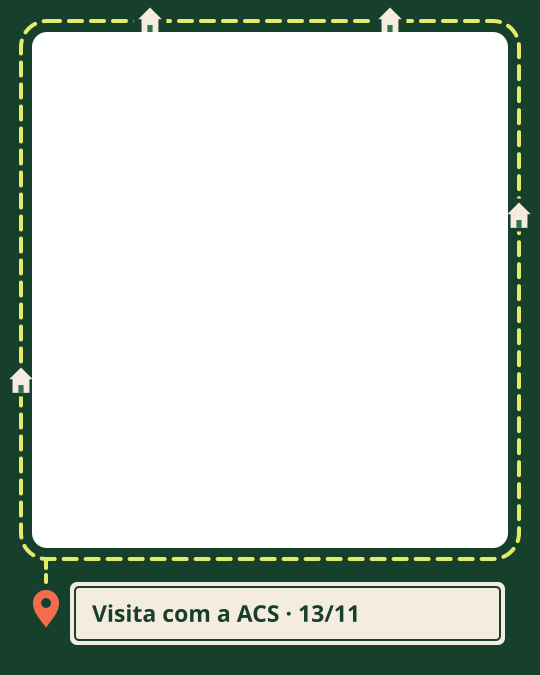
#> input picture preseme/molduras/out/exemplos/1-vivencia-feed-moldura-e-texto.png, 1080 x 1350 px (shown at 1/2 size)
$ python molduras.py ../../midia/2026-11-13-preventivo-teste-hpv/capa.jpg
#> lines starting #> are read from the running program, lines starting #| are printed output that depends on the picture; after the words box and inside, x2 and y2 are one past the last pixel; in counts of white or black regions, pixels touching at a corner belong together
#!/usr/bin/env python3
"""PRESEME · molduras para fotos (Frente D, noite de 15 para 16/11/2026).

Seis molduras para quem posta fotos no @iescufrr (pedido dele de 13/11, ficha seção 1, Molduras):
3 ocasiões (vivência na UBS, atividade na faculdade, evento ou ação de saúde) x 2 formatos
(feed 1080 x 1350 e story 1080 x 1920), nas seis cores da paleta, sem o nome do perfil e sem brasão.

O que sai, em <saida> (padrão: ./out):
  png/<id>.png            a moldura, com a janela da foto transparente e sem texto
  png/<id>-lembrete.png   camada separada: só a nota do lembrete (o resto é transparente)
  pdf/<id>.pdf            moldura + linha de texto + lembrete, em vetor (teste de importação no Canva)
  exemplos/<id>-exemplo.jpg  a moldura sobre a foto de exemplo, com o texto de exemplo
  molduras-folha*.jpg     a folha de prévia (as seis numa imagem)
  molduras-camadas.jpg    as três camadas de um modelo, lado a lado
  canva-camadas.json      posição e tamanho de cada camada, para montar no Canva

Uso:  python3 -I molduras.py [--saida PASTA] [--folha NOME.jpg]
A conferência roda sozinha no fim e diz "0 problemas" ou lista cada um.
"""
import json
import math
import os
import re
import subprocess
import sys

import numpy as np
from PIL import Image, ImageDraw, ImageFilter, ImageFont

# ---------------------------------------------------------------- paleta e letras
P = {
    'floresta': '#17402C', 'papel': '#F4EDDF', 'marca': '#E4EB6C', 'coral': '#F16D4D',
    'salvia': '#B5D8C0', 'folha': '#30724E', 'noite': '#072618',
}
PALETA = {v.upper() for v in P.values()}
NOME_COR = {v.upper(): k for k, v in P.items()}

FONTES = os.path.expanduser('~/.fonts')
ARQ_FONTE = {
    'Instrument Sans': os.path.join(FONTES, 'InstrumentSans%5Bwdth,wght%5D.ttf'),
    'Kalam': os.path.join(FONTES, 'Kalam-Bold.ttf'),
    'Kalam Regular': os.path.join(FONTES, 'Kalam-Regular.ttf'),
}

LEMBRETE = 'Lembrete: só com autorização de quem aparece, e nenhum paciente na foto.'
LEMBRETE_2 = 'apague esta nota antes de postar'

# texto em fundo: pares permitidos pela ficha (texto pequeno)
CLAROS = {'papel', 'salvia', 'marca'}
PARES_OK = {(t, f) for t in ('floresta', 'noite') for f in CLAROS} | \
           {(t, 'floresta') for t in ('papel', 'marca', 'salvia')}

# áreas que o Instagram cobre no story (topo e base)
STORY_TOPO, STORY_BASE = 250, 1650


# ---------------------------------------------------------------- geometria
def rot(px, py, cx, cy, ang):
    a = math.radians(ang)
    c, s = math.cos(a), math.sin(a)
    dx, dy = px - cx, py - cy
    return cx + dx * c - dy * s, cy + dx * s + dy * c


def rrect_d(cx, cy, w, h, r, ang=0.0):
    """Retângulo de cantos redondos (girado em volta do centro) como caminho SVG."""
    x0, y0, x1, y1 = cx - w / 2, cy - h / 2, cx + w / 2, cy + h / 2
    passos = [('M', x0 + r, y0), ('L', x1 - r, y0), ('A', x1, y0 + r), ('L', x1, y1 - r),
              ('A', x1 - r, y1), ('L', x0 + r, y1), ('A', x0, y1 - r), ('L', x0, y0 + r),
              ('A', x0 + r, y0)]
    out = []
    for cmd, x, y in passos:
        X, Y = rot(x, y, cx, cy, ang)
        out.append(f'A {r:.2f} {r:.2f} 0 0 1 {X:.2f} {Y:.2f}' if cmd == 'A' else f'{cmd} {X:.2f} {Y:.2f}')
    return ' '.join(out) + ' Z'


def poli_d(pts):
    return 'M ' + ' L '.join(f'{x:.1f} {y:.1f}' for x, y in pts) + ' Z'


def fita_d(cx, cy, L, T, ang, dentes=5):
    """Pedaço de fita adesiva com as pontas picotadas."""
    x0, x1, y0, y1 = cx - L / 2, cx + L / 2, cy - T / 2, cy + T / 2
    pts = [(x0, y0), (x1, y0)]
    n = dentes * 2
    for i in range(1, n):
        pts.append((x1 + (6 if i % 2 else -6), y0 + (y1 - y0) * i / n))
    pts += [(x1, y1), (x0, y1)]
    for i in range(1, n):
        pts.append((x0 + (-6 if i % 2 else 6), y1 - (y1 - y0) * i / n))
    return poli_d([rot(x, y, cx, cy, ang) for x, y in pts])


# [7 lines left out: function estrela_d, not called in this run]


def casa(cx, cy, cor, porta, k=1.0):
    return (f'<path d="M {cx - 18 * k:.1f} {cy - 2 * k:.1f} L {cx:.1f} {cy - 20 * k:.1f} L {cx + 18 * k:.1f} {cy - 2 * k:.1f} Z" fill="{cor}"/>'
            f'<rect x="{cx - 13 * k:.1f}" y="{cy - 3 * k:.1f}" width="{26 * k:.1f}" height="{22 * k:.1f}" fill="{cor}"/>'
            f'<rect x="{cx - 4 * k:.1f}" y="{cy + 7 * k:.1f}" width="{8 * k:.1f}" height="{12 * k:.1f}" fill="{porta}"/>')


def pino(cx, cy, R, cor, miolo):
    tip = cy + 1.9 * R
    d = (f'M {cx:.1f} {tip:.1f} C {cx - 0.45 * R:.1f} {cy + 1.25 * R:.1f} {cx - R:.1f} {cy + 0.75 * R:.1f} '
         f'{cx - R:.1f} {cy:.1f} A {R} {R} 0 1 1 {cx + R:.1f} {cy:.1f} C {cx + R:.1f} {cy + 0.75 * R:.1f} '
         f'{cx + 0.45 * R:.1f} {cy + 1.25 * R:.1f} {cx:.1f} {tip:.1f} Z')
    return f'<path d="{d}" fill="{cor}"/><circle cx="{cx}" cy="{cy}" r="{R * 0.38:.1f}" fill="{miolo}"/>'


# [18 lines left out: function confete, not called in this run]


def borda_janela(j, cor, larg):
    return (f'<path d="{rrect_d(j["cx"], j["cy"], j["w"], j["h"], j["r"], j["ang"])}" fill="none" '
            f'stroke="{cor}" stroke-width="{larg}"/>')


# ---------------------------------------------------------------- os seis modelos
def m_vivencia_feed():
    W, H = 1080, 1350
    j = dict(cx=540, cy=580, w=952, h=1032, r=30, ang=0)
    f = [f'<rect width="{W}" height="{H}" fill="{P["floresta"]}"/>',
         # a rota da visita, tracejada em volta da foto
         f'<path d="{rrect_d(540, 580, 996, 1076, 52)}" fill="none" stroke="{P["marca"]}" stroke-width="8" '
         f'stroke-dasharray="26 18" stroke-linecap="round"/>',
         f'<path d="M 92 1122 V 1176" fill="none" stroke="{P["marca"]}" stroke-width="8" '
         f'stroke-dasharray="14 14" stroke-linecap="round"/>']
    for cx, cy in ((300, 40), (780, 40), (1038, 430), (42, 760)):
        f.append(f'<circle cx="{cx}" cy="{cy}" r="33" fill="{P["floresta"]}"/>')
        f.append(casa(cx, cy + 1, P['papel'], P['folha'], 1.3))
    # placa de rua (o lugar do texto) e o pino de chegada
    f.append(f'<rect x="140" y="1164" width="870" height="126" rx="14" fill="{P["papel"]}"/>')
    f.append(f'<rect x="150" y="1174" width="850" height="106" rx="8" fill="none" stroke="{P["floresta"]}" stroke-width="4"/>')
    f.append(pino(92, 1206, 26, P['coral'], P['floresta']))
    texto = dict(x=184, box=(150, 1174, 1000, 1280), alinhamento='start', fonte='Instrument Sans', peso=600,
                 tam=46, cor='floresta', fundo='papel', exemplo='Visita com a ACS · 13/11')
    return dict(id='1-vivencia-feed', ocasiao='Vivência na UBS', formato='feed', estilo='rota da visita',
                W=W, H=H, janela=j, fundo=''.join(f), frente='', texto=texto)


# [122 lines left out: functions m_vivencia_story, m_faculdade_feed, m_faculdade_story, m_evento_feed, m_evento_story, not called in this run]


MODELOS = [m_vivencia_feed, m_vivencia_story, m_faculdade_feed, m_faculdade_story, m_evento_feed, m_evento_story]


# ---------------------------------------------------------------- letras e medidas
def fonte_pil(nome, peso, tam):
    f = ImageFont.truetype(ARQ_FONTE[nome], tam)
    if nome == 'Instrument Sans':
        f.set_variation_by_axes([100, peso])
    return f


def largura(texto, nome, peso, tam):
    return fonte_pil(nome, peso, tam).getlength(texto)


def quebra(texto, nome, peso, tam, larg):
    linhas, atual = [], ''
    for p in texto.split():
        teste = (atual + ' ' + p).strip()
        if largura(teste, nome, peso, tam) <= larg:
            atual = teste
        else:
            linhas.append(atual)
            atual = p
    if atual:
        linhas.append(atual)
    return linhas


def esc(t):
    return t.replace('&', '&amp;').replace('<', '&lt;').replace('>', '&gt;')


# ---------------------------------------------------------------- camadas em SVG
def svg_abre(W, H):
    return f'<svg xmlns="http://www.w3.org/2000/svg" width="{W}" height="{H}" viewBox="0 0 {W} {H}">'


def svg_moldura(m):
    j = m['janela']
    return (svg_abre(m['W'], m['H'])
            + '<defs><mask id="janela" maskUnits="userSpaceOnUse" x="0" y="0" '
              f'width="{m["W"]}" height="{m["H"]}"><rect width="{m["W"]}" height="{m["H"]}" fill="#FFFFFF"/>'
              f'<path d="{rrect_d(j["cx"], j["cy"], j["w"], j["h"], j["r"], j["ang"])}" fill="#000000"/></mask></defs>'
            + f'<g mask="url(#janela)">{m["fundo"]}</g>{m["frente"]}')


def svg_texto(m, texto=None):
    t = m['texto']
    texto = texto if texto is not None else t['exemplo']
    x0, y0, x1, y1 = t['box']
    base = (y0 + y1) / 2 + t['tam'] * (0.36 if t['fonte'] == 'Instrument Sans' else 0.30)
    familia = 'Kalam' if t['fonte'] == 'Kalam' else 'Instrument Sans'
    return (f'<text x="{t["x"]}" y="{base:.1f}" font-family="{familia}" font-weight="{t["peso"]}" '
            f'font-size="{t["tam"]}" fill="{P[t["cor"]]}" text-anchor="{t["alinhamento"]}">{esc(texto)}</text>')


def nota_lembrete(m):
    """A nota do lembrete: em cima da foto, perto do topo, um pouco torta."""
    j = m['janela']
    larg_txt = 560
    l1 = quebra(LEMBRETE, 'Kalam', 700, 36, larg_txt)
    alt = 40 + len(l1) * 46 + 40 + 30
    w = 640
    cx = j['cx']
    cy = j['cy'] - j['h'] / 2 + 70 + alt / 2
    ang = -2.5
    x0, y0 = cx - w / 2, cy - alt / 2
    partes = [f'<g transform="rotate({ang} {cx:.1f} {cy:.1f})">',
              f'<rect x="{x0 + 8:.1f}" y="{y0 + 10:.1f}" width="{w}" height="{alt:.1f}" rx="6" fill="{P["noite"]}"/>',
              f'<rect x="{x0:.1f}" y="{y0:.1f}" width="{w}" height="{alt:.1f}" rx="6" fill="{P["marca"]}"/>',
              f'<path d="{fita_d(cx, y0 + 2, 150, 40, 3, 4)}" fill="{P["salvia"]}"/>']
    y = y0 + 40 + 36
    for linha in l1:
        partes.append(f'<text x="{x0 + 40:.1f}" y="{y:.1f}" font-family="Kalam" font-weight="700" '
                      f'font-size="36" fill="{P["noite"]}">{esc(linha)}</text>')
        y += 46
    partes.append(f'<text x="{x0 + 40:.1f}" y="{y + 18:.1f}" font-family="Kalam" font-weight="400" '
                  f'font-size="28" fill="{P["noite"]}">{esc(LEMBRETE_2)}</text>')
    partes.append('</g>')
    caixa = (x0 - 12, y0 - 24, x0 + w + 20, y0 + alt + 24)
    return ''.join(partes), l1, caixa


def roda(cmd):
    r = subprocess.run(cmd, capture_output=True, text=True)
    if r.returncode != 0:
        sys.exit(f'falhou: {" ".join(cmd)}\n{r.stderr}')


def svg_para(svg, destino, fmt='png'):
    tmp = destino + '.svg'
    with open(tmp, 'w', encoding='utf-8') as fh:
        fh.write(svg)
    roda(['rsvg-convert', '-f', fmt, tmp, '-o', destino])
    os.remove(tmp)


# ---------------------------------------------------------------- foto de exemplo (paisagem feita por código, sem pessoa)
def foto_exemplo(W=1080, H=1920, seed=3):
    rng = np.random.default_rng(seed)
    yy = np.linspace(0, 1, H)[:, None]
    xx = np.linspace(0, 1, W)[None, :]
    t = np.clip(yy / 0.5, 0, 1) ** 1.25
    topo, baixo = np.array([92, 148, 203.0]), np.array([241, 220, 186.0])
    img = np.repeat(topo * (1 - t)[..., None] + baixo * t[..., None], W, axis=1)
    d = np.hypot((xx - 0.70) * W, (yy - 0.30) * H)
    brilho = np.clip(np.exp(-(d / 320) ** 2) * 0.45 + np.exp(-(d / 64) ** 4), 0, 1)
    img = img + brilho[..., None] * (np.array([255, 250, 236.0]) - img)
    im = Image.fromarray(np.clip(img, 0, 255).astype('uint8'), 'RGB')

    def camada(pts, cor, blur=0):
        m = Image.new('L', (W, H), 0)
        ImageDraw.Draw(m).polygon(pts, fill=255)
        if blur:
            m = m.filter(ImageFilter.GaussianBlur(blur))
        im.paste(Image.new('RGB', (W, H), cor), (0, 0), m)

    # serra de topo reto ao fundo (lembra o tepui), colinas e o lavrado
    hz = 0.53 * H
    camada([(0, hz), (0.07 * W, 0.47 * H), (0.17 * W, 0.457 * H), (0.21 * W, 0.405 * H), (0.53 * W, 0.398 * H),
            (0.57 * W, 0.445 * H), (0.71 * W, 0.462 * H), (0.83 * W, 0.436 * H), (W, 0.47 * H), (W, hz)],
           (134, 142, 166), blur=2)
    xs = np.linspace(0, W, 60)
    col = [(x, 0.52 * H - 26 * math.sin(x / 140) - 18 * math.sin(x / 57 + 1)) for x in xs]
    camada([(0, H)] + col + [(W, H)], (122, 146, 104), blur=1)
    xs = np.linspace(0, W, 80)
    campo = [(x, 0.575 * H - 12 * math.sin(x / 90 + 2)) for x in xs]
    camada([(0, H)] + campo + [(W, H)], (199, 182, 118))
    dr = ImageDraw.Draw(im)
    for _ in range(900):
        x = rng.uniform(0, W)
        y = rng.uniform(0.58 * H, H)
        h = 6 + (y / H) * 26
        c = int(rng.uniform(-22, 18))
        dr.line([(x, y), (x + rng.uniform(-4, 4), y - h)], fill=(180 + c, 162 + c, 96 + c), width=2)
    for bx, by, esc_ in ((0.18, 0.60, 1.0), (0.24, 0.615, 0.8), (0.79, 0.63, 1.2), (0.86, 0.60, 0.7)):
        x, y = bx * W, by * H
        alt = 210 * esc_
        dr.line([(x, y), (x + 6 * esc_, y - alt)], fill=(70, 66, 44), width=int(9 * esc_))
        tx, ty = x + 6 * esc_, y - alt
        for k in range(11):
            a = math.radians(-170 + k * 16)
            L = (70 + 18 * math.sin(k)) * esc_
            pts = [(tx + L * s * math.cos(a), ty + L * s * math.sin(a) + 14 * esc_ * s * s) for s in np.linspace(0, 1, 6)]
            dr.line(pts, fill=(52, 88, 52), width=int(6 * esc_))
    arr = np.asarray(im).astype(float)
    arr += rng.normal(0, 5, arr.shape)
    v = np.hypot((xx - 0.5) * 1.3, (yy - 0.5))
    arr *= (1 - 0.22 * np.clip(v - 0.25, 0, 1))[..., None]
    return Image.fromarray(np.clip(arr, 0, 255).astype('uint8'), 'RGB')


def cobre(foto, W, H):
    fw, fh = foto.size
    k = max(W / fw, H / fh)
    f = foto.resize((math.ceil(fw * k), math.ceil(fh * k)), Image.LANCZOS)
    x, y = (f.size[0] - W) // 2, (f.size[1] - H) // 2
    return f.crop((x, y, x + W, y + H))


# ---------------------------------------------------------------- conferência
def cores_do_svg(svg):
    sem_defs = re.sub(r'<defs>.*?</defs>', '', svg, flags=re.S)
    return {c.upper() for c in re.findall(r'(?:fill|stroke)="(#[0-9A-Fa-f]{6})"', sem_defs)}


def confere(m, png_moldura, png_lembrete, svg_m, svg_l, linhas_lembrete):
    prob = []
    W, H, j, t = m['W'], m['H'], m['janela'], m['texto']
    fora = cores_do_svg(svg_m + svg_l + svg_texto(m)) - PALETA
    if fora:
        prob.append(f'cor fora da paleta: {sorted(fora)}')
    if (t['cor'], t['fundo']) not in PARES_OK:
        prob.append(f'texto {t["cor"]} sobre {t["fundo"]} não é par permitido pela ficha')
    if ('noite', 'marca') not in PARES_OK:
        prob.append('lembrete: par de cor não permitido')
    x0, y0, x1, y1 = t['box']
    larg_util = (x1 - x0) - 2 * 28 if t['alinhamento'] == 'middle' else (x1 - t['x'] - 28)
    lw = largura(t['exemplo'], t['fonte'], t['peso'], t['tam'])
    if lw > larg_util:
        prob.append(f'texto de exemplo não cabe: {lw:.0f} px para {larg_util:.0f} px')
    if x0 < 40 or x1 > W - 40:
        prob.append('lugar do texto encosta na borda (o recorte da grade corta uns 34 px de cada lado)')
    if m['formato'] == 'story' and (y0 < STORY_TOPO or y1 > STORY_BASE):
        prob.append(f'lugar do texto fora da área segura do story ({y0}..{y1})')
    frac = (j['w'] * j['h']) / (W * H)
    if frac < (0.60 if m['formato'] == 'feed' else 0.45):
        prob.append(f'janela pequena: {frac:.0%} da imagem')
    im = Image.open(png_moldura)
    if im.size != (W, H) or im.mode != 'RGBA':
        prob.append(f'PNG da moldura com tamanho ou modo errado: {im.size} {im.mode}')
    a = np.asarray(im)[..., 3]
    jx0, jx1 = int(j['cx'] - j['w'] / 2 + 40), int(j['cx'] + j['w'] / 2 - 40)
    jy0, jy1 = int(j['cy'] - j['h'] / 2 + 40), int(j['cy'] + j['h'] / 2 - 40)
    miolo = a[jy0 + 200:jy1 - 200, jx0 + 60:jx1 - 60]
    if miolo.max() > 0:
        prob.append(f'janela não está transparente no miolo (alfa máximo {miolo.max()})')
    transp = (a < 8).mean()
    if abs(transp - frac) > 0.06:
        prob.append(f'área transparente ({transp:.0%}) não bate com a janela ({frac:.0%})')
    if a[5, 5] < 250 or a[H - 6, W - 6] < 250:
        prob.append('canto da moldura não está opaco')
    lb = np.asarray(Image.open(png_lembrete))[..., 3]
    if lb.mean() == 0:
        prob.append('camada do lembrete vazia')
    if (lb > 0).mean() > 0.2:
        prob.append('camada do lembrete cobre demais')
    if len(linhas_lembrete) > 3:
        prob.append('lembrete com mais de 3 linhas')
    return prob, frac, lw, larg_util


# ---------------------------------------------------------------- folhas
def titulo_font(tam, peso=600):
    return fonte_pil('Instrument Sans', peso, tam)


# [24 lines left out: functions folha, xadrez, not called in this run]


# ---------------------------------------------------------------- principal
def main():
    args = sys.argv[1:]
    saida = args[args.index('--saida') + 1] if '--saida' in args else 'out'
    nome_folha = args[args.index('--folha') + 1] if '--folha' in args else 'molduras-folha.jpg'
    for sub in ('png', 'pdf', 'exemplos'):
        os.makedirs(os.path.join(saida, sub), exist_ok=True)
    foto = foto_exemplo()
#> in camada, `ImageDraw.Draw(m).polygon(pts, fill=255)`:
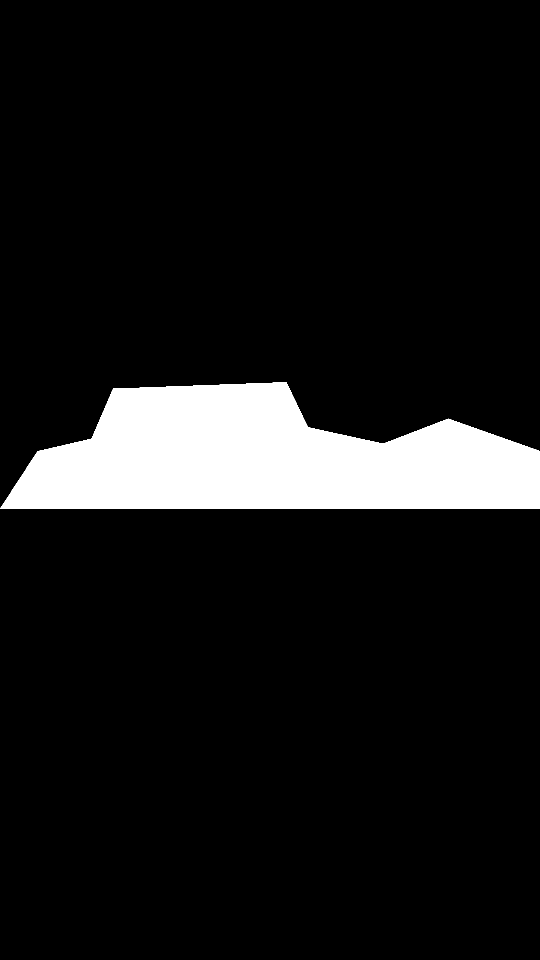
#> m: PIL image 1080x1920 L (shown at 1/2 size); 9.2% white; 1 white region, box (x1, y1, x2, y2) and area: (0, 764, 1080, 1018) 190624
#> in camada, `im.paste(Image.new('RGB', (W, H), cor), (0, 0), m)`:
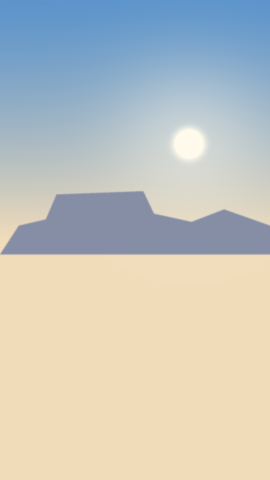
#> im: PIL image 1080x1920 RGB (shown at 1/4 size); mean R, G, B 195.9, 197.1, 191.1
#> call 2 of camada, with cor = (122, 146, 104), blur = 1
#> in camada (call 2), `ImageDraw.Draw(m).polygon(pts, fill=255)`:
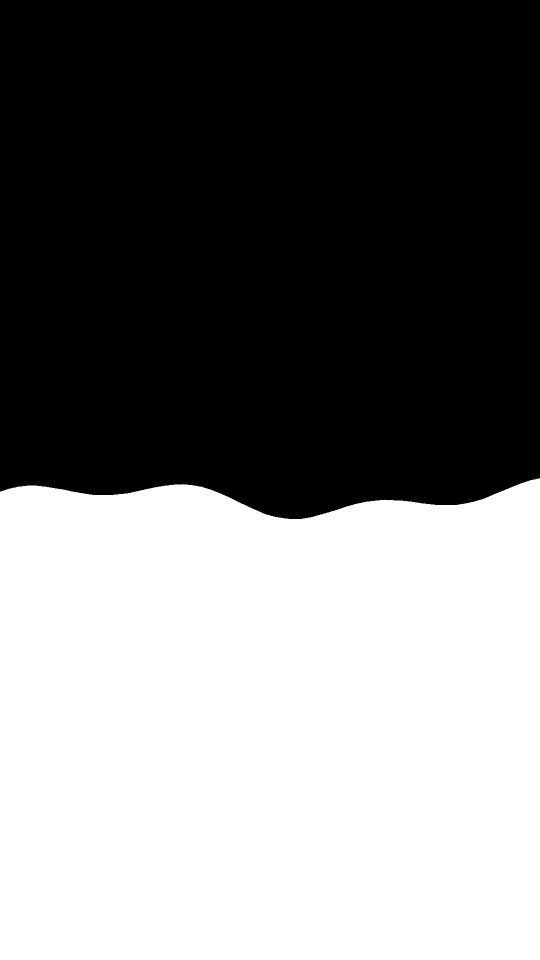
#> m: PIL image 1080x1920 L (shown at 1/2 size); 48.2% white; 1 white region, box (x1, y1, x2, y2) and area: (0, 957, 1080, 1920) 998709
#> in camada (call 2), `im.paste(Image.new('RGB', (W, H), cor), (0, 0), m)`:
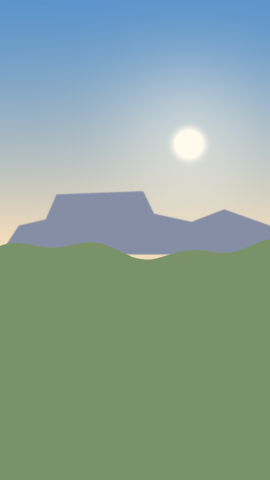
#> im: PIL image 1080x1920 RGB (shown at 1/4 size); mean R, G, B 139.9, 162.4, 151.8
#> call 3 of camada, with cor = (199, 182, 118), blur = 0
#> in camada (call 3), `ImageDraw.Draw(m).polygon(pts, fill=255)`:
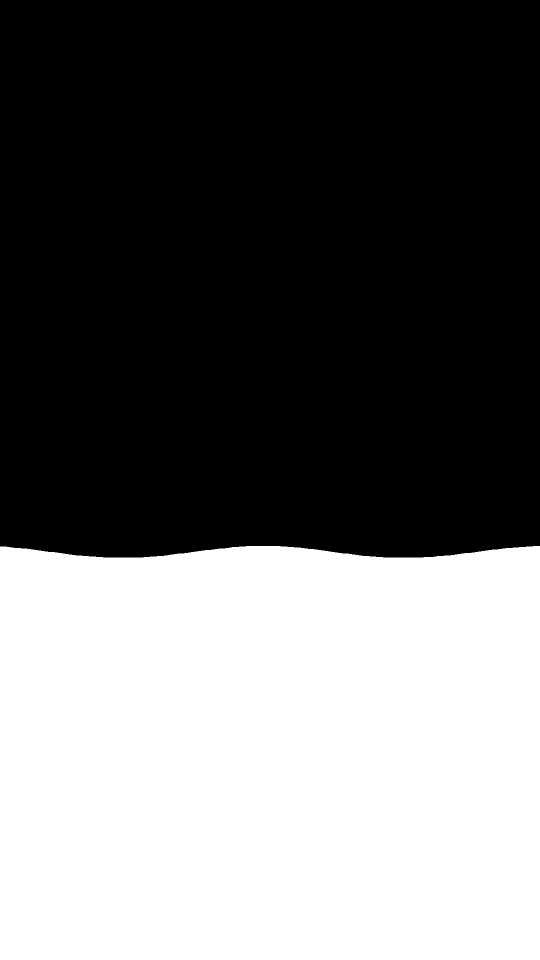
#> m: PIL image 1080x1920 L (shown at 1/2 size); 42.5% white; 1 white region, box (x1, y1, x2, y2) and area: (0, 1092, 1080, 1920) 880846
#> in camada (call 3), `im.paste(Image.new('RGB', (W, H), cor), (0, 0), m)`:
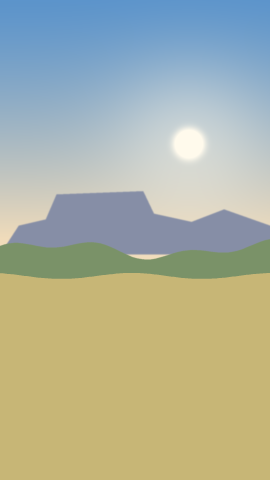
#> im: PIL image 1080x1920 RGB (shown at 1/4 size); mean R, G, B 172.6, 177.7, 157.8
#> in foto_exemplo, `arr += rng.normal(0, 5, arr.shape)`:
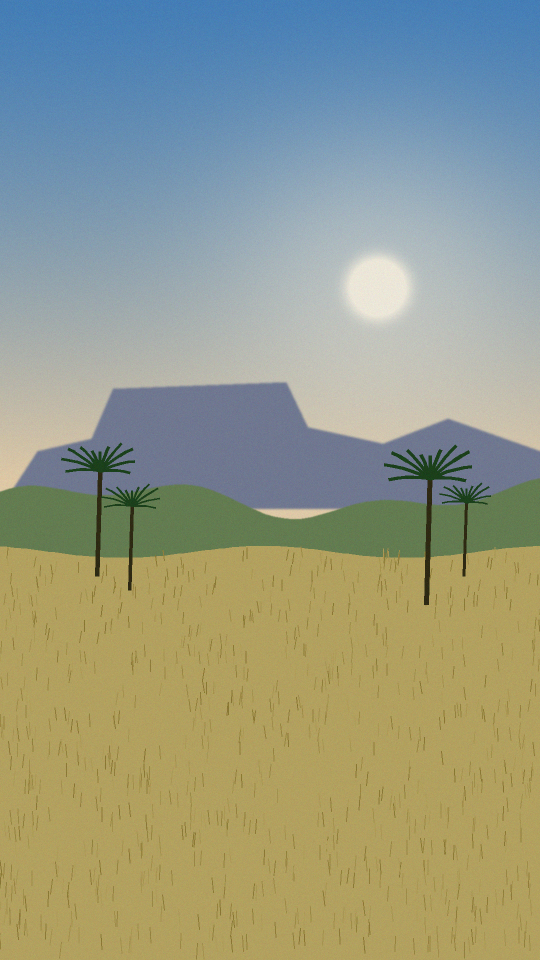
#> arr: shape (1920, 1080, 3) float64 (shown at 1/2 size); mean R, G, B 171.4, 176.6, 156.4; drawn with min black and max white
    foto.save(os.path.join(saida, 'exemplos', 'foto-de-exemplo.jpg'), quality=88)
    itens, camadas, problemas = [], [], 0
    for fab in MODELOS:
        m = fab()
        W, H, mid = m['W'], m['H'], m['id']
        nota, linhas_l, caixa_nota = nota_lembrete(m)
        svg_m = svg_moldura(m) + '</svg>'
        svg_l = svg_abre(W, H) + nota + '</svg>'
        p_m = os.path.join(saida, 'png', f'{mid}.png')
        p_l = os.path.join(saida, 'png', f'{mid}-lembrete.png')
        svg_para(svg_m, p_m)
        svg_para(svg_l, p_l)
        svg_para(svg_moldura(m) + svg_texto(m) + nota + '</svg>', os.path.join(saida, 'pdf', f'{mid}.pdf'), 'pdf')
        p_t = os.path.join(saida, 'exemplos', f'{mid}-moldura-e-texto.png')
        svg_para(svg_moldura(m) + svg_texto(m) + '</svg>', p_t)
        ex = cobre(foto, W, H).convert('RGBA')
        ex.alpha_composite(Image.open(p_t).convert('RGBA'))
        ex = ex.convert('RGB')
#> ex: PIL image 1080x1350 RGB
#> (the rest of the program and of its run is left out)
